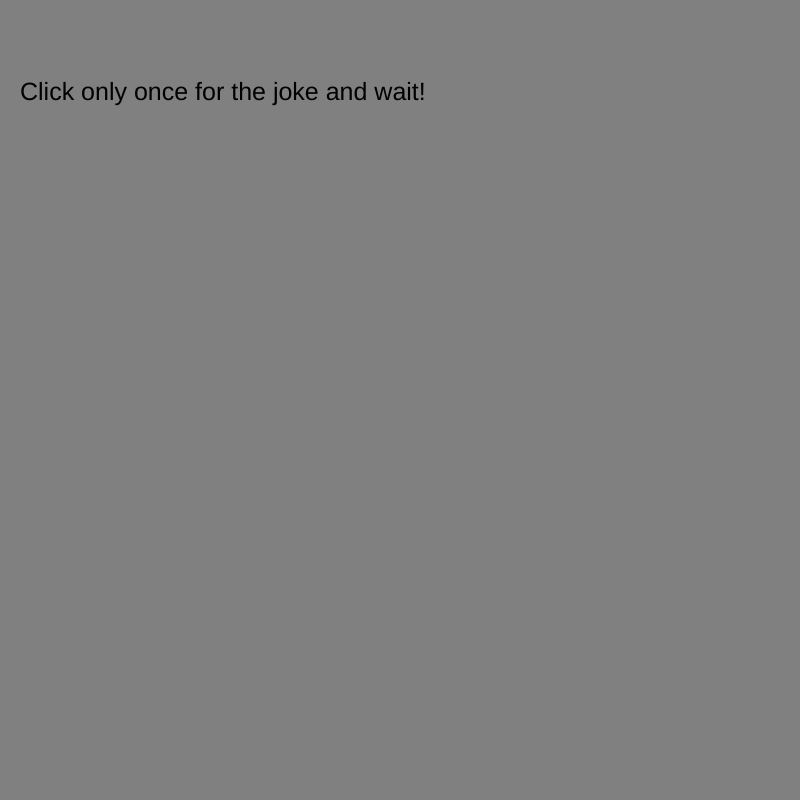
Frame 1 (no input)
Frame 60 (no input): identical to frame 1, image omitted
Frame 120 (the mouse pressed at the canvas centre since frame 60): identical to frame 1, image omitted

The p5.js sketch that drew this single still picture (run headless with seeded random() and noise() and a simulated clock; from frame 60 on, the mouse is pressed at the canvas centre):

// p5.js sketch
// ── sketch.js
var myState = 0 ;
var timer = 0 ;

function setup() {
  // put setup code here
  createCanvas(800, 800);

}

function draw() {
  // put drawing code here

  switch (myState) {
    case 0:
      background('grey');
      textSize(25);
      text("Click only once for the joke and wait!", 20, 100);
      break;

    case 1:
      background('cyan');
      textSize(20);
      text("Two fishes are sitting in a tank.", 20, 100);
      timer = timer + 1 ;
      if (timer > 200) {
        myState = 2 ;
        timer = 0 ;
      }
      break;

    case 2:
      background('cyan');
      textSize(20);
      text("One looks over at the other and says, Hey, do you know how to drive this thing?", 20, 100);
      break;


}
}

function mouseReleased() {

  myState = myState + 1;

  if (myState > 2) {
    myState = 0;
  }
}
